Frame 1 (no input): blank canvas, image omitted
Frame 60 (the mouse pressed at the canvas centre just before this capture): blank canvas, image omitted
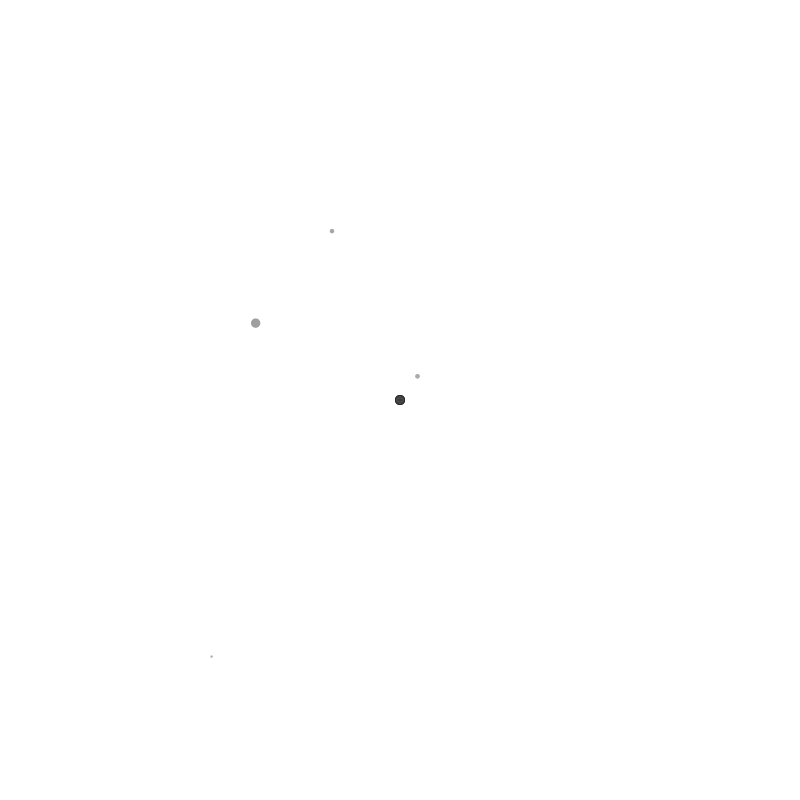
Frame 120 (the mouse held since frame 60 and released just before this capture)

The Processing sketch whose frames 1 and 60 were blank and that drew this single picture after the mouse press (run headless with seeded random() and noise(); from frame 60 on, the mouse is pressed at the canvas centre):

// Processing sketch: drawing
// ── drawing.pde
void setup() {
  size(800, 800);
  noStroke();
  background(255);
}

void draw() {
  
  if (mousePressed) {
    
    float d = dist( pmouseX, pmouseY, mouseX, mouseY );
    float spread = map( d, 0, 30, 0, 20 );
    
    for (int i=0; i<5; i++) {
      fill(random(0, 100), 100);
      float s = random(10);
      float m = random(spread);
      ellipse(mouseX+random(-m, m), mouseY+random(-m, m), s, s);
    }
    
  }
}
